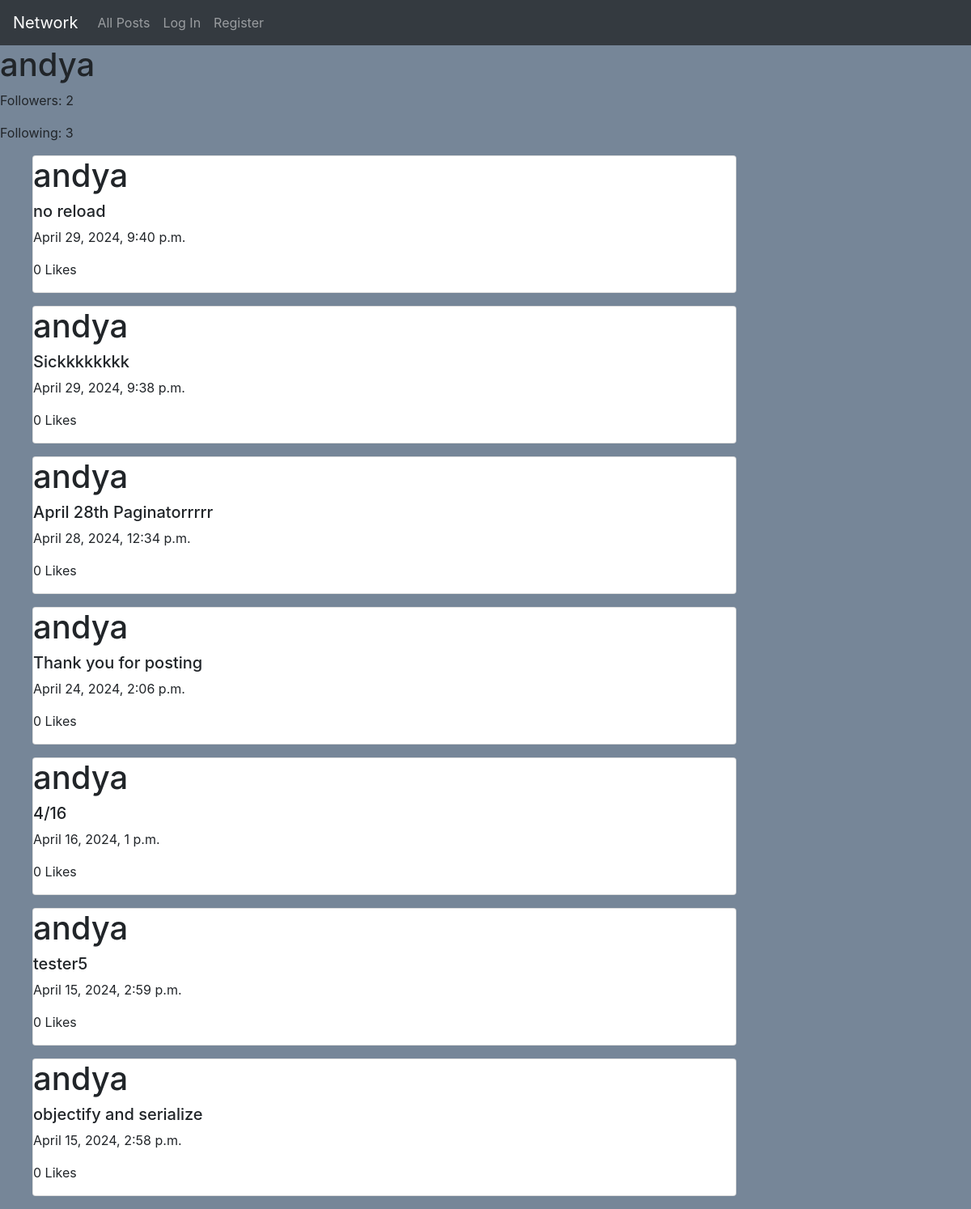
Page /profile/2 on the earlier database version.
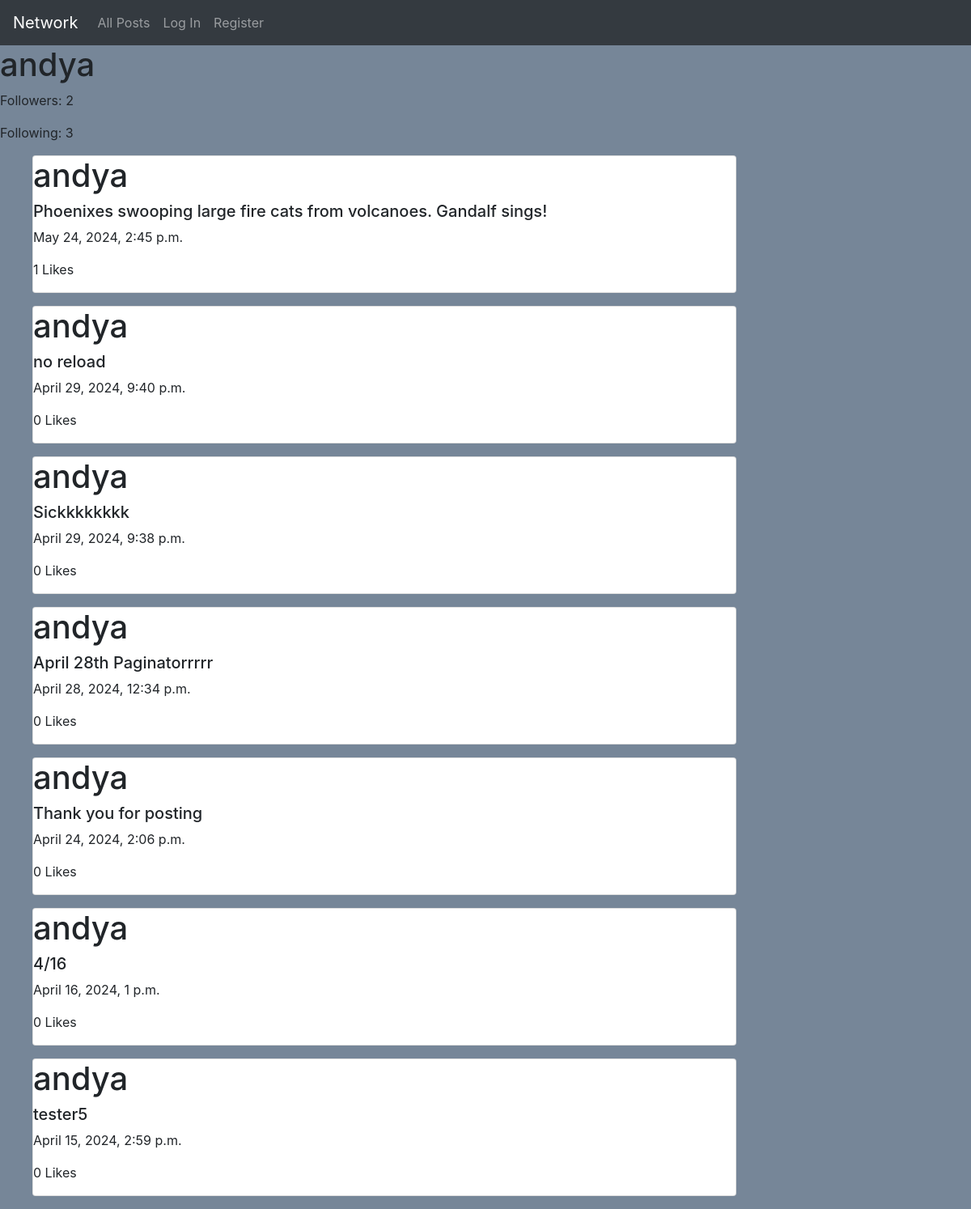
Same page on the later database version.
### network/models.py (models this page shows, shortened)
class User(AbstractUser):
    followers = models.ManyToManyField('self', related_name='following', symmetrical=False, blank=True)
    def __str__(self):
        return self.username

class Post(models.Model):
    user = models.ForeignKey('User', on_delete=models.CASCADE, blank=True, null=True)
    text = models.CharField(max_length=255, blank=True)
    timestamp = models.DateTimeField(auto_now_add=True)
    likes = models.ManyToManyField('User', related_name='liked', blank=True)

### network/views.py (the view)
# urls.py: path("profile/<int:id>", views.user_profile, name="profile"),
def user_profile(request, id):
    if request.method == "GET":
        target_user = User.objects.get(pk=id)
        posts = Post.objects.filter(user=id)
        page_number = request.GET.get('page', 1)
        by_time = posts.order_by("-timestamp").all()
        paginator = Paginator(by_time,7)
        page_posts = paginator.get_page(page_number)
        logged_in = request.user
        followers = target_user.followers.all()
        following = target_user.following.all()
        is_following = logged_in in followers
        return render(request, "network/profile.html", {
            "posts":page_posts,
            "target_user": target_user,
            "logged_in": logged_in,
            "followers": followers.count(),
            "following": following.count(),
            "is_following": is_following,
        })
    elif request.method == "POST":
       follow = target_user.followers.add(current_user)
       follow.save()
    return JsonResponse({'message': 'User followed successfully'})

### network/templates/network/profile.html (shortened to what this page needs)
{% extends "network/layout.html" %}
{% load static %}
{% block body %}
<h1 class="target_user">{{ target_user }}</h1>
<p>Followers: {{ followers }}</p>
<p>Following: {{ following }}</p>
<div>
    {% for post in posts %}
        <ul>
            <div class="card w-75">
                <h1>{{post.user}}</h1>
                <h5>{{post.text}}</h5>
                <p>{{post.timestamp}}</p>
                <p>{{post.likes.count}} Likes</p>
            </div>
        </ul>
    {% endfor %}
</div>
{% endblock %}

### network/templates/network/layout.html (shortened to what this page needs)
{% load static %}
<!DOCTYPE html>
<html lang="en">
    <head>
        <link rel="stylesheet" href="https://stackpath.bootstrapcdn.com/bootstrap/4.4.1/css/bootstrap.min.css">
        <link href="{% static 'network/styles.css' %}" rel="stylesheet">
    </head>
    <body>
        <nav class="navbar navbar-expand-lg navbar-dark bg-dark">
            <a class="navbar-brand" href="{% url 'index' %}">Network</a>
            <div>
              <ul class="navbar-nav mr-auto">
                <li class="nav-item">
                  <a class="nav-link" href="{% url 'index' %}">All Posts</a>
                </li>
                {% if user.is_authenticated %}
                    <li class="nav-item">
                        <a class="nav-link" href="{% url 'following' %}">Following</a>
                    </li>
                    <li class="nav-item">
                        <a class="nav-link" href="{% url 'logout' %}">Log Out</a>
                    </li>
                {% else %}
                    <li class="nav-item">
                        <a class="nav-link" href="{% url 'login' %}">Log In</a>
                    </li>
                    <li class="nav-item">
                        <a class="nav-link" href="{% url 'register' %}">Register</a>
                    </li>
                {% endif %}
              </ul>
            </div>
          </nav>
        <div id="body-view">
            {% block body %}
            {% endblock %}
        </div>
    </body>
</html>

### network/static/network/styles.css (style rules this page uses)
body { background-color: #768698; }

Differences in the rows shown:
no longer on this page (row unchanged): Post: user "andya", text "objectify and serialize", timestamp "April 15, 2024, 2:58 p.m.", likes.count "0"
added Post: user "andya", text "Phoenixes swooping large fire cats from volcanoes. Gandalf sings!", timestamp "May 24, 2024, 2:45 p.m.", likes.count "1"
